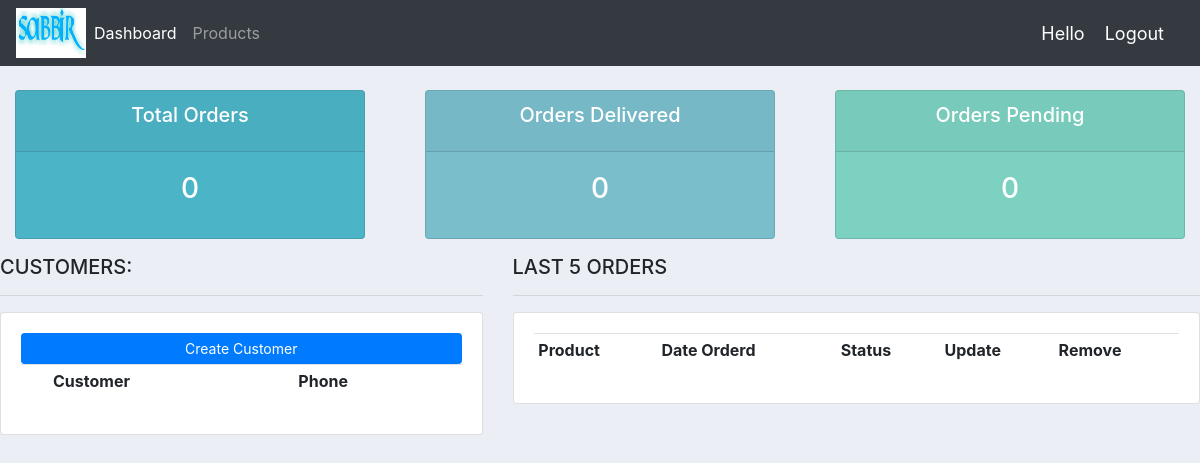
Before: / with the older database file.
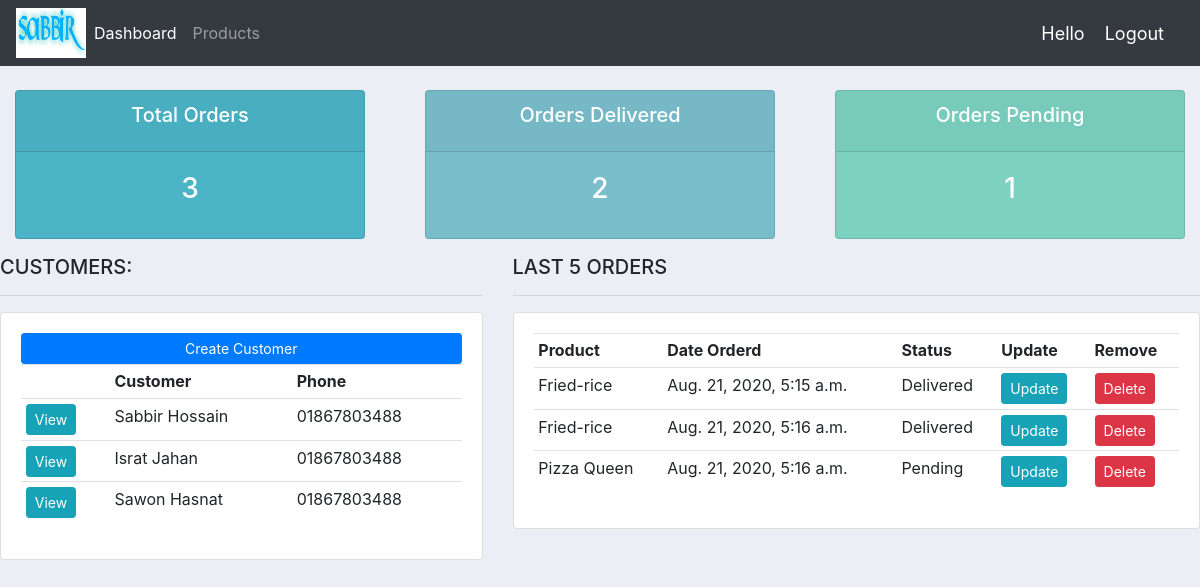
After: the same page with the newer database file.
### accounts/models.py (models this page shows, shortened)
class Customer(models.Model):
    name = models.CharField(max_length=150, null=True)
    phone = models.CharField(max_length=150, null=True)
    email = models.CharField(max_length=150, null=True)
    date_created = models.DateTimeField(auto_now_add=True, null = True)

class Order(models.Model):
    STATUS = (
        ('Pending','Pending'),
        ('Out for Delivery','Out for Delivery'),
        ('Delivered','Delivered')
    )
    customer = models.ForeignKey(Customer, null=True,on_delete = models.SET_NULL,related_name='Order')
    product = models.ForeignKey(Product, null=True, on_delete = models.SET_NULL,related_name='products')
    date_created = models.DateTimeField(auto_now_add=True, null = True)
    status = models.CharField(max_length=200,choices=STATUS,null=True)

class Product(models.Model):
    CATEGORY = (
        ('Indoor','Indoor'),
        ('Out Door','Out Door')
    )
    name = models.CharField(max_length=150, null=True)
    price = models.FloatField(null=True)
    category  = models.CharField(max_length=200,choices=CATEGORY,null=True)
    description = models.CharField(max_length=150, null=True,blank=True)
    date_created = models.DateTimeField(auto_now_add=True, null = True)
    tags = models.ManyToManyField(Tag)
    def __str__(self):
        return self.name

### accounts/views.py (the view)
# urls.py: path('', views.home),
def home(request):
    orders = Order.objects.all()
    customers = Customer.objects.all()
    total_customers = customers.count()
    total_orders = orders.count()
    delivered = orders.filter(status='Delivered').count()
    pending = orders.filter(status='Pending').count()
    context = {
        'orders':orders,
        'customers':customers,
        'total_orders':total_orders,
        'delivered':delivered,
        'pending':pending
    }
    return render(request,'accounts/dashboard.html',context)

### accounts/templates/accounts/dashboard.html
{%extends 'accounts/main.html'%}
{%block content%}
{%include 'accounts/status.html' %}
<div class="row">
	<div class="col-md-5">
		<h5>CUSTOMERS:</h5>
		<hr>
		<div class="card card-body">
			<a class="btn btn-primary  btn-sm btn-block" href="">Create Customer</a>
			<table class="table table-sm">
				<tr>
					<th></th>
					<th>Customer</th>
					<th>Phone</th>
				</tr>
				{% for customer in customers %}
					<tr>
						<td><a class="btn btn-sm btn-info" href="">View</a></td>
						<td>{{customer.name}}</td>
						<td>{{customer.phone}}</td>
					</tr>
				{% endfor %}
			</table>
		</div>
	</div>
	<div class="col-md-7">
		<h5>LAST 5 ORDERS</h5>
		<hr>
		<div class="card card-body">
			<table class="table table-sm">
				<tr>
					<th>Product</th>
					<th>Date Orderd</th>
					<th>Status</th>
					<th>Update</th>
					<th>Remove</th>
				</tr>
				{% for order in orders %}
					<tr>
						<td>{{order.product}}</td>
						<td>{{order.date_created}}</td>
						<td>{{order.status}}</td>
						<td><a class="btn btn-sm btn-info" href="">Update</a></td>
						<td><a class="btn btn-sm btn-danger" href="">Delete</a></td>
					</tr>
				{% endfor %}
			</table>
		</div>
	</div>
</div>
{%endblock%}

### accounts/templates/accounts/main.html (shortened to what this page needs)
{% load static %}
<!doctype html>
<html lang="en">
  <head>
    <link rel="stylesheet" href="https://stackpath.bootstrapcdn.com/bootstrap/4.5.2/css/bootstrap.min.css">
    <link rel="stylesheet" type="text/css" href="{% static '/css/main.css' %}">
  </head>
  <body>
    {%include 'accounts/navbar.html'%}
    {%block content%}
    {%endblock%}
  </body>
</html>

### accounts/templates/accounts/navbar.html (shortened to what this page needs)
{% load static %}
<nav class="navbar navbar-expand-lg navbar-dark bg-dark">
 <img class="logo" src="{% static 'images/sabbirlogo.png' %}">
  <div class="collapse navbar-collapse" id="navbarNav">
    <ul class="navbar-nav">
      <li class="nav-item active">
        <a class="nav-link" href="/">Dashboard</a>
      </li>
      <li class="nav-item">
        <a class="nav-link" href="/products">Products</a>
      </li>
    </ul>
  </div>
  <span class="hello-msg">Hello</span>
  <span ><a  class="hello-msg" href="">Logout</a></span>
</nav>

### accounts/templates/accounts/status.html
<br>
<div class="row">
	<div class="col">
		<div class="col-md">
			<div class="card text-center text-white  mb-3" id="total-orders">
			  	<div class="card-header">
			  		<h5 class="card-title">Total Orders</h5>
			  	</div>
			  	<div class="card-body">
			    	<h3 class="card-title">{{total_orders}}</h3>
			  	</div>
			</div>
		</div>
	</div>
	<div class="col">
		<div class="col-md">
			<div class="card text-center text-white  mb-3" id="orders-delivered">
			  	<div class="card-header">
			  		<h5 class="card-title">Orders Delivered</h5>
			  	</div>
			  	<div class="card-body">
			    	<h3 class="card-title">{{delivered}}</h3>
			  	</div>
			</div>
		</div>
	</div>
	<div class="col">
		<div class="col-md">
			<div class="card text-center text-white  mb-3" id="orders-pending">
			  	<div class="card-header">
			  		<h5 class="card-title">Orders Pending</h5>
			  	</div>
			  	<div class="card-body">
			    	<h3 class="card-title">{{pending}}</h3>
			  	</div>
			</div>
		</div>
	</div>
</div>

### static/css/main.css (style rules this page uses)
body { background-color: #ebeff5; }
#total-orders { background-color: #4cb4c7; }
#orders-delivered { background-color: #7abecc; }
#orders-pending { background-color: #7CD1C0; }

### accounts/templates/accounts/navbar.html (style rules this page uses)
.hello-msg { font-size: 18px; color: #fff; margin-right: 20px; }
.logo { height: 50px; width: 70px; }

Changed rows visible on the page:
added Customer: name "Sabbir Hossain", phone "01867803488"
added Customer: name "Israt Jahan", phone "01867803488"
added Customer: name "Sawon Hasnat", phone "01867803488"
added Order: product "Fried-rice", date_created "Aug. 21, 2020, 5:15 a.m.", status "Delivered"
added Order: product "Fried-rice", date_created "Aug. 21, 2020, 5:16 a.m.", status "Delivered"
added Order: product "Pizza Queen", date_created "Aug. 21, 2020, 5:16 a.m.", status "Pending"
Other visible differences:
{{ total_orders }}: "0" → "3"
{{ delivered }}: "0" → "2"
{{ pending }}: "0" → "1"
